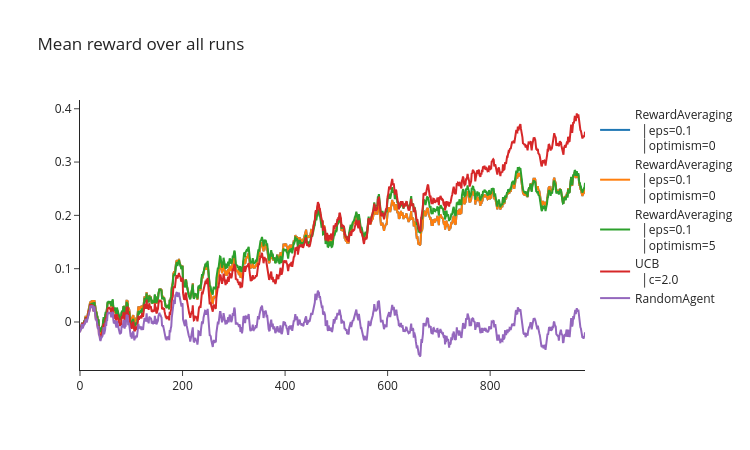

Here is the notebook cell this chart was saved with:
### Markdown cell above
## Non stationary environment

### Code cell
num_arms = 10
env = gym.make("ArmedBanditTestbed-v0", num_arms=num_arms, stationary=False)

cheater = CheatyMcCheater(num_arms, 0)
reward_averaging = RewardAveraging(num_arms, 0, epsilon=0.1, optimism=0)
reward_averaging_optimism = RewardAveraging(num_arms, 0, epsilon=0.1, optimism=5)
ucb = UCBActionSelection(num_arms, 0, c=2.0)
random = RandomAgent(num_arms, 0)

names = []
all_rewards = []

for agent in [reward_non_stat, reward_averaging, reward_averaging_optimism, ucb, random]:
    (rewards, num_correct) = run_agent(env, agent, n_runs=N_RUNS, base_seed=1)
    names.append(str(agent))
    all_rewards.append(rewards)

utils.plot_rewards(all_rewards, names, moving_avg_window=15)
# utils.plot_rewards(all_rewards, names, moving_avg_window=15, filename=str(section_dir / "2103.html"))

### Figure 1 — Plotly figure (JSON) as saved in the notebook; plotly's stock layout.template omitted (floating-point values rounded to 4 significant figures; data arrays with more than 128 entries replaced by an {"elided": "..."} marker saying what was removed)
{"data": [{"mode": "lines", "name": "RewardAveraging<br>  │eps=0.1<br>  │optimism=0", "type": "scatter", "y": {"elided": "986 float values"}}, {"mode": "lines", "name": "RewardAveraging<br>  │eps=0.1<br>  │optimism=0", "type": "scatter", "y": {"elided": "986 float values"}}, {"mode": "lines", "name": "RewardAveraging<br>  │eps=0.1<br>  │optimism=5", "type": "scatter", "y": {"elided": "986 float values"}}, {"mode": "lines", "name": "UCB<br>  │c=2.0", "type": "scatter", "y": {"elided": "986 float values"}}, {"mode": "lines", "name": "RandomAgent", "type": "scatter", "y": {"elided": "986 float values"}}], "layout": {"height": 450, "title": {"text": "Mean reward over all runs"}, "width": 750}}
